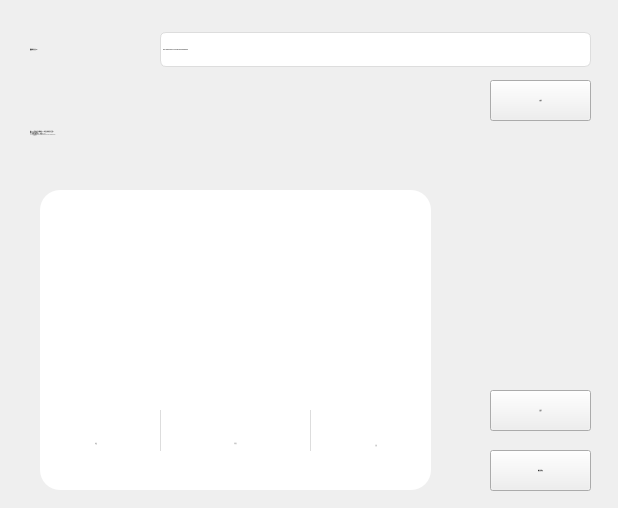
<?xml version="1.0" encoding="UTF-8"?>
<ui version="4.0">
 <class>AddAuthor</class>
 <widget class="QMainWindow" name="AddAuthor">
  <property name="geometry">
   <rect>
    <x>0</x>
    <y>0</y>
    <width>618</width>
    <height>508</height>
   </rect>
  </property>
  <property name="sizePolicy">
   <sizepolicy hsizetype="Fixed" vsizetype="Fixed">
    <horstretch>0</horstretch>
    <verstretch>0</verstretch>
   </sizepolicy>
  </property>
  <property name="font">
   <font>
    <family>Ryanの阿里媽媽方圓體100</family>
    <pointsize>-1</pointsize>
    <italic>false</italic>
    <bold>false</bold>
   </font>
  </property>
  <property name="windowTitle">
   <string>MainWindow</string>
  </property>
  <property name="styleSheet">
   <string notr="true">font: 15px &quot;Ryanの阿里媽媽方圓體100&quot;;</string>
  </property>
  <property name="toolButtonStyle">
   <enum>Qt::ToolButtonIconOnly</enum>
  </property>
  <property name="animated">
   <bool>true</bool>
  </property>
  <property name="dockOptions">
   <set>QMainWindow::AllowTabbedDocks|QMainWindow::AnimatedDocks</set>
  </property>
  <widget class="QWidget" name="centralwidget">
   <widget class="QLabel" name="label_2">
    <property name="geometry">
     <rect>
      <x>30</x>
      <y>37</y>
      <width>131</width>
      <height>25</height>
     </rect>
    </property>
    <property name="font">
     <font>
      <family>Ryanの阿里媽媽方圓體100</family>
      <pointsize>-1</pointsize>
      <italic>false</italic>
      <bold>false</bold>
     </font>
    </property>
    <property name="text">
     <string>链接地址/用户ID：</string>
    </property>
   </widget>
   <widget class="QPushButton" name="btnAdd">
    <property name="geometry">
     <rect>
      <x>490</x>
      <y>450</y>
      <width>101</width>
      <height>41</height>
     </rect>
    </property>
    <property name="font">
     <font>
      <family>Ryanの阿里媽媽方圓體100</family>
      <pointsize>-1</pointsize>
      <italic>false</italic>
      <bold>false</bold>
     </font>
    </property>
    <property name="text">
     <string>确认并添加</string>
    </property>
   </widget>
   <widget class="QLabel" name="label">
    <property name="geometry">
     <rect>
      <x>30</x>
      <y>87</y>
      <width>631</width>
      <height>91</height>
     </rect>
    </property>
    <property name="font">
     <font>
      <family>Ryanの阿里媽媽方圓體100</family>
      <pointsize>-1</pointsize>
      <italic>false</italic>
      <bold>false</bold>
     </font>
    </property>
    <property name="styleSheet">
     <string notr="true">QLabel{
	color:#666666
}</string>
    </property>
    <property name="text">
     <string>输入URL或者快手号,检测到 URL时会自动解析为频道ID
快手支持以下格式
1、主播的【快手号】【推荐】:xxxx
2、PC主页链接: https://www.kuaishou.com/profile/xxxx</string>
    </property>
   </widget>
   <widget class="QFrame" name="frame">
    <property name="geometry">
     <rect>
      <x>40</x>
      <y>190</y>
      <width>391</width>
      <height>300</height>
     </rect>
    </property>
    <property name="styleSheet">
     <string notr="true">QFrame{
	border-radius: 20px; 
	background-color: #FFFFFF; 
}</string>
    </property>
    <property name="frameShape">
     <enum>QFrame::StyledPanel</enum>
    </property>
    <property name="frameShadow">
     <enum>QFrame::Raised</enum>
    </property>
    <widget class="QWidget" name="layoutWidget_2">
     <property name="geometry">
      <rect>
       <x>150</x>
       <y>200</y>
       <width>91</width>
       <height>69</height>
      </rect>
     </property>
     <layout class="QVBoxLayout" name="verticalLayout_2">
      <item>
       <widget class="QLabel" name="lbl_fan">
        <property name="font">
         <font>
          <family>Ryanの阿里媽媽方圓體100</family>
          <pointsize>-1</pointsize>
          <italic>false</italic>
          <bold>false</bold>
         </font>
        </property>
        <property name="styleSheet">
         <string notr="true">font: 20px &quot;Ryanの阿里媽媽方圓體100&quot;;</string>
        </property>
        <property name="text">
         <string/>
        </property>
        <property name="alignment">
         <set>Qt::AlignCenter</set>
        </property>
       </widget>
      </item>
      <item>
       <widget class="QLabel" name="label_5">
        <property name="font">
         <font>
          <family>Ryanの阿里媽媽方圓體100</family>
          <pointsize>-1</pointsize>
          <italic>false</italic>
          <bold>false</bold>
         </font>
        </property>
        <property name="styleSheet">
         <string notr="true">QLabel{
	color:#999999
}</string>
        </property>
        <property name="text">
         <string>粉丝</string>
        </property>
        <property name="alignment">
         <set>Qt::AlignCenter</set>
        </property>
       </widget>
      </item>
     </layout>
    </widget>
    <widget class="QWidget" name="layoutWidget_3">
     <property name="geometry">
      <rect>
       <x>20</x>
       <y>200</y>
       <width>72</width>
       <height>69</height>
      </rect>
     </property>
     <layout class="QVBoxLayout" name="verticalLayout">
      <item>
       <widget class="QLabel" name="lbl_photo">
        <property name="font">
         <font>
          <family>Ryanの阿里媽媽方圓體100</family>
          <pointsize>-1</pointsize>
          <italic>false</italic>
          <bold>false</bold>
         </font>
        </property>
        <property name="styleSheet">
         <string notr="true">font: 20px &quot;Ryanの阿里媽媽方圓體100&quot;;</string>
        </property>
        <property name="text">
         <string/>
        </property>
        <property name="alignment">
         <set>Qt::AlignCenter</set>
        </property>
       </widget>
      </item>
      <item>
       <widget class="QLabel" name="label_4">
        <property name="font">
         <font>
          <family>Ryanの阿里媽媽方圓體100</family>
          <pointsize>-1</pointsize>
          <italic>false</italic>
          <bold>false</bold>
         </font>
        </property>
        <property name="styleSheet">
         <string notr="true">QLabel{
	color:#999999
}</string>
        </property>
        <property name="text">
         <string>作品</string>
        </property>
        <property name="alignment">
         <set>Qt::AlignCenter</set>
        </property>
       </widget>
      </item>
     </layout>
    </widget>
    <widget class="QWidget" name="layoutWidget_4">
     <property name="geometry">
      <rect>
       <x>300</x>
       <y>200</y>
       <width>72</width>
       <height>72</height>
      </rect>
     </property>
     <layout class="QVBoxLayout" name="verticalLayout_3">
      <item>
       <widget class="QLabel" name="lbl_follow">
        <property name="font">
         <font>
          <family>Ryanの阿里媽媽方圓體100</family>
          <pointsize>-1</pointsize>
          <italic>false</italic>
          <bold>false</bold>
         </font>
        </property>
        <property name="styleSheet">
         <string notr="true">font: 20px &quot;Ryanの阿里媽媽方圓體100&quot;;</string>
        </property>
        <property name="text">
         <string/>
        </property>
        <property name="alignment">
         <set>Qt::AlignCenter</set>
        </property>
       </widget>
      </item>
      <item>
       <widget class="QLabel" name="label_6">
        <property name="font">
         <font>
          <family>Ryanの阿里媽媽方圓體100</family>
          <pointsize>-1</pointsize>
          <italic>false</italic>
          <bold>false</bold>
         </font>
        </property>
        <property name="styleSheet">
         <string notr="true">QLabel{
	color:#999999
}</string>
        </property>
        <property name="text">
         <string>关注</string>
        </property>
        <property name="alignment">
         <set>Qt::AlignCenter</set>
        </property>
       </widget>
      </item>
     </layout>
    </widget>
    <widget class="QLabel" name="label_13">
     <property name="geometry">
      <rect>
       <x>120</x>
       <y>220</y>
       <width>1</width>
       <height>41</height>
      </rect>
     </property>
     <property name="font">
      <font>
       <family>Ryanの阿里媽媽方圓體100</family>
       <pointsize>-1</pointsize>
       <italic>false</italic>
       <bold>false</bold>
      </font>
     </property>
     <property name="styleSheet">
      <string notr="true">background-color:#dddddd</string>
     </property>
     <property name="text">
      <string/>
     </property>
    </widget>
    <widget class="QLabel" name="label_14">
     <property name="geometry">
      <rect>
       <x>270</x>
       <y>220</y>
       <width>1</width>
       <height>41</height>
      </rect>
     </property>
     <property name="font">
      <font>
       <family>Ryanの阿里媽媽方圓體100</family>
       <pointsize>-1</pointsize>
       <italic>false</italic>
       <bold>false</bold>
      </font>
     </property>
     <property name="styleSheet">
      <string notr="true">background-color:#dddddd</string>
     </property>
     <property name="text">
      <string/>
     </property>
    </widget>
    <widget class="QWidget" name="layoutWidget">
     <property name="geometry">
      <rect>
       <x>130</x>
       <y>20</y>
       <width>131</width>
       <height>170</height>
      </rect>
     </property>
     <layout class="QFormLayout" name="formLayout_2">
      <property name="fieldGrowthPolicy">
       <enum>QFormLayout::FieldsStayAtSizeHint</enum>
      </property>
      <property name="rowWrapPolicy">
       <enum>QFormLayout::DontWrapRows</enum>
      </property>
      <property name="labelAlignment">
       <set>Qt::AlignCenter</set>
      </property>
      <property name="formAlignment">
       <set>Qt::AlignCenter</set>
      </property>
      <item row="0" column="0">
       <widget class="QLabel" name="lbl_head">
        <property name="maximumSize">
         <size>
          <width>120</width>
          <height>120</height>
         </size>
        </property>
        <property name="font">
         <font>
          <family>Ryanの阿里媽媽方圓體100</family>
          <pointsize>-1</pointsize>
          <italic>false</italic>
          <bold>false</bold>
         </font>
        </property>
        <property name="text">
         <string/>
        </property>
        <property name="pixmap">
         <pixmap resource="../Res/img_rc.qrc">:/png/head_u.png</pixmap>
        </property>
        <property name="scaledContents">
         <bool>true</bool>
        </property>
        <property name="alignment">
         <set>Qt::AlignCenter</set>
        </property>
       </widget>
      </item>
      <item row="1" column="0" colspan="2">
       <layout class="QFormLayout" name="formLayout">
        <property name="sizeConstraint">
         <enum>QLayout::SetDefaultConstraint</enum>
        </property>
        <property name="formAlignment">
         <set>Qt::AlignCenter</set>
        </property>
        <property name="horizontalSpacing">
         <number>0</number>
        </property>
        <property name="verticalSpacing">
         <number>3</number>
        </property>
        <item row="0" column="0">
         <widget class="QLabel" name="lbl_name">
          <property name="sizePolicy">
           <sizepolicy hsizetype="Maximum" vsizetype="Preferred">
            <horstretch>0</horstretch>
            <verstretch>0</verstretch>
           </sizepolicy>
          </property>
          <property name="font">
           <font>
            <family>Ryanの阿里媽媽方圓體100</family>
            <pointsize>-1</pointsize>
            <italic>false</italic>
            <bold>false</bold>
           </font>
          </property>
          <property name="layoutDirection">
           <enum>Qt::LeftToRight</enum>
          </property>
          <property name="styleSheet">
           <string notr="true">font: 20px &quot;Ryanの阿里媽媽方圓體100&quot;;</string>
          </property>
          <property name="text">
           <string/>
          </property>
          <property name="alignment">
           <set>Qt::AlignCenter</set>
          </property>
          <property name="margin">
           <number>0</number>
          </property>
         </widget>
        </item>
        <item row="0" column="1">
         <widget class="QLabel" name="lbl_gender">
          <property name="enabled">
           <bool>true</bool>
          </property>
          <property name="sizePolicy">
           <sizepolicy hsizetype="Preferred" vsizetype="Preferred">
            <horstretch>0</horstretch>
            <verstretch>0</verstretch>
           </sizepolicy>
          </property>
          <property name="maximumSize">
           <size>
            <width>15</width>
            <height>15</height>
           </size>
          </property>
          <property name="sizeIncrement">
           <size>
            <width>5</width>
            <height>5</height>
           </size>
          </property>
          <property name="baseSize">
           <size>
            <width>0</width>
            <height>0</height>
           </size>
          </property>
          <property name="font">
           <font>
            <family>Ryanの阿里媽媽方圓體100</family>
            <pointsize>-1</pointsize>
            <italic>false</italic>
            <bold>false</bold>
           </font>
          </property>
          <property name="focusPolicy">
           <enum>Qt::NoFocus</enum>
          </property>
          <property name="acceptDrops">
           <bool>false</bool>
          </property>
          <property name="layoutDirection">
           <enum>Qt::LeftToRight</enum>
          </property>
          <property name="frameShape">
           <enum>QFrame::NoFrame</enum>
          </property>
          <property name="frameShadow">
           <enum>QFrame::Plain</enum>
          </property>
          <property name="lineWidth">
           <number>1</number>
          </property>
          <property name="text">
           <string/>
          </property>
          <property name="textFormat">
           <enum>Qt::AutoText</enum>
          </property>
          <property name="scaledContents">
           <bool>true</bool>
          </property>
          <property name="alignment">
           <set>Qt::AlignCenter</set>
          </property>
          <property name="wordWrap">
           <bool>false</bool>
          </property>
          <property name="margin">
           <number>0</number>
          </property>
          <property name="indent">
           <number>-1</number>
          </property>
          <property name="openExternalLinks">
           <bool>false</bool>
          </property>
         </widget>
        </item>
       </layout>
      </item>
     </layout>
    </widget>
   </widget>
   <widget class="QLineEdit" name="lineEdit">
    <property name="geometry">
     <rect>
      <x>160</x>
      <y>32</y>
      <width>431</width>
      <height>35</height>
     </rect>
    </property>
    <property name="font">
     <font>
      <family>Ryanの阿里媽媽方圓體100</family>
      <pointsize>-1</pointsize>
      <italic>false</italic>
      <bold>false</bold>
     </font>
    </property>
    <property name="styleSheet">
     <string notr="true">QLineEdit{
	color: #000000;
	border: 1px solid #dddddd; 
	border-radius: 6px;
	background-color:#ffffff;
}</string>
    </property>
    <property name="text">
     <string>https://www.kuaishou.com/profile/3xzzqmfahmxgc9w</string>
    </property>
   </widget>
   <widget class="QPushButton" name="btnCancel">
    <property name="geometry">
     <rect>
      <x>490</x>
      <y>390</y>
      <width>101</width>
      <height>41</height>
     </rect>
    </property>
    <property name="font">
     <font>
      <family>Ryanの阿里媽媽方圓體100</family>
      <pointsize>-1</pointsize>
      <italic>false</italic>
      <bold>false</bold>
     </font>
    </property>
    <property name="text">
     <string>取消</string>
    </property>
   </widget>
   <widget class="QPushButton" name="btnQuery">
    <property name="geometry">
     <rect>
      <x>490</x>
      <y>80</y>
      <width>101</width>
      <height>41</height>
     </rect>
    </property>
    <property name="font">
     <font>
      <family>Ryanの阿里媽媽方圓體100</family>
      <pointsize>-1</pointsize>
      <italic>false</italic>
      <bold>false</bold>
     </font>
    </property>
    <property name="text">
     <string>查询</string>
    </property>
   </widget>
  </widget>
 </widget>
 <resources>
  <include location="../Res/img_rc.qrc"/>
 </resources>
 <connections/>
</ui>
